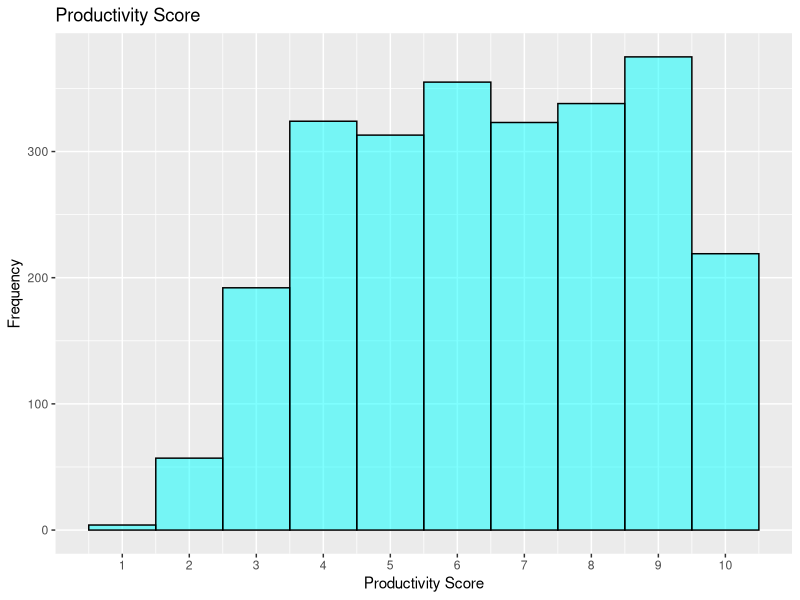
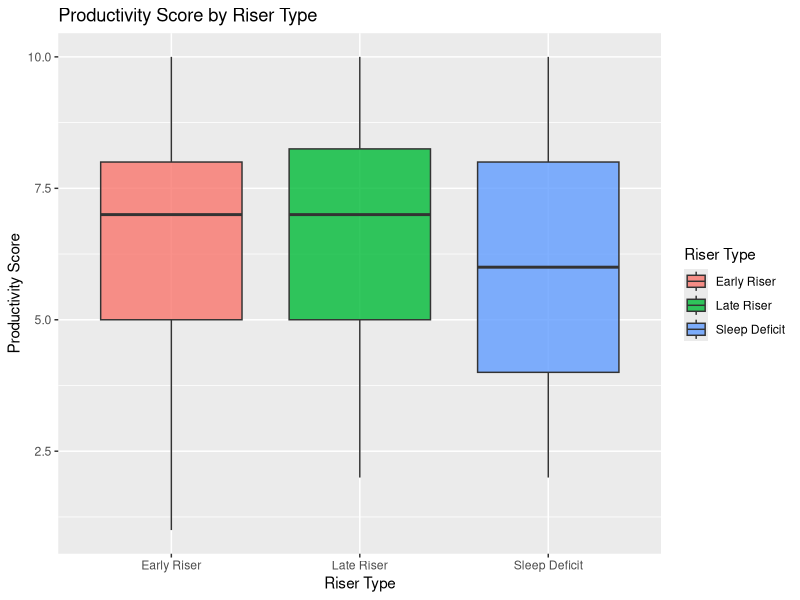
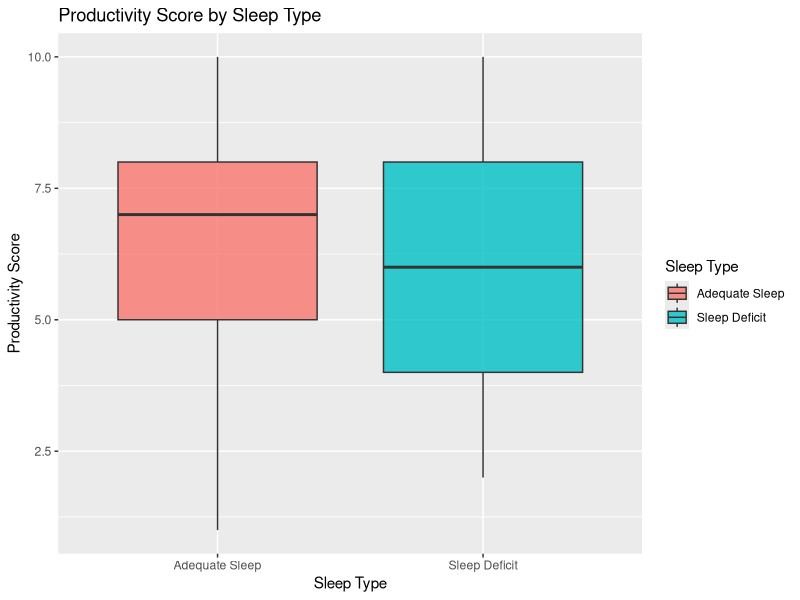
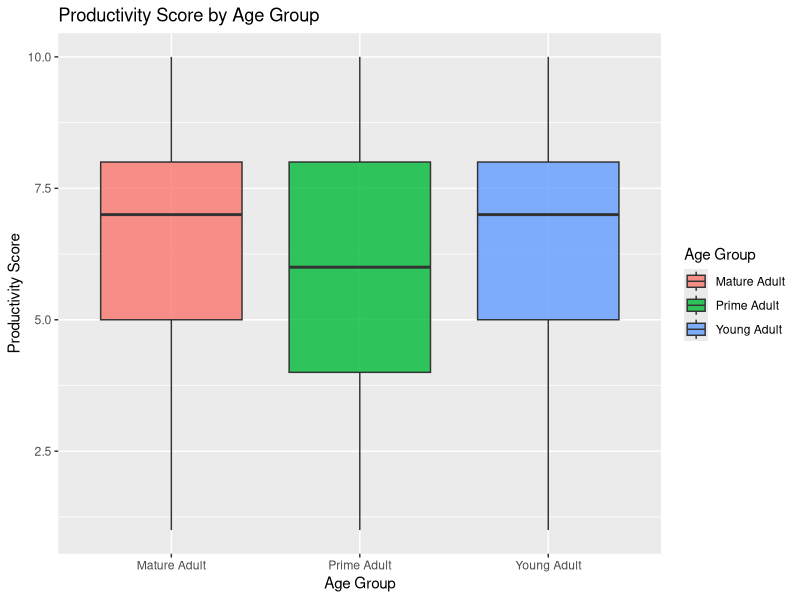

The R source for these figures, in order:
## ---- chunk 1
library(tidyverse)
library(ggplot2)
df <- read_csv("data.csv")
head(df)
## ---- chunk 2
summary(df)
str(df)
## ---- chunk 3
colSums(is.na(df))
## ---- chunk 4
df <- df %>% rename(
  "ID" = "Person_ID",
  "Sleep Start" = "Sleep Start Time",
  "Sleep End" = "Sleep End Time",
  "Sleep Hours" = "Total Sleep Hours" ,
  "Exercise Time" = "Exercise (mins/day)",
  "Caffeine" = "Caffeine Intake (mg)",
  "Screen Time" = "Screen Time Before Bed (mins)",
  "Work Hours" = "Work Hours (hrs/day)",
  "Prod Score" = "Productivity Score",
  "Mood" = "Mood Score",
  "Stress" = "Stress Level"
)
## ---- chunk 5
length(unique(df$ID))
## ---- chunk 6
counts <- table(df$ID)
counts[counts > 3]
## ---- chunk 7
df[df$ID %in% c(9989,9699),]
## ---- chunk 8
df$ID <- NULL
df$Date <- NULL
head(df)
## ---- chunk 9
ggplot(df, aes(x = `Prod Score`)) +
  geom_histogram(binwidth = 1, fill = "cyan", color = "black", alpha = 0.5) +
  scale_x_continuous(breaks = 1:10) +
  labs(
    title = "Productivity Score",
    x = "Productivity Score",
    y = "Frequency"
  )
## ---- chunk 10
df <- df %>%
  mutate(`Riser Type` = case_when(
    `Sleep Hours` < 5.5 ~ "Sleep Deficit",
    `Sleep End` < 7 ~ "Early Riser",
    TRUE ~ "Late Riser"
  ))
head(df)
## ---- chunk 11
library(ggplot2)

# Create the boxplot
ggplot(df, aes(x = `Riser Type`, y = `Prod Score`, fill = `Riser Type`)) +
  geom_boxplot(alpha = 0.8) +
  labs(title = "Productivity Score by Riser Type",
       x = "Riser Type",
       y = "Productivity Score")
## ---- chunk 12
#extracting data
early_riser_data <- df[df$`Riser Type` == "Early Riser", "Prod Score"]
late_riser_data <- df[df$`Riser Type` == "Late Riser", "Prod Score"]

# Run t-test
t_test_result <- t.test(early_riser_data, late_riser_data)

# Print the result
print(t_test_result)
## ---- chunk 13
df <- df %>%
  mutate(`Sleep Type` = case_when(
    `Sleep Hours` < 5.5 ~ "Sleep Deficit",
    TRUE ~ "Adequate Sleep"
  ))
head(df)
## ---- chunk 14
# Create the boxplot
ggplot(df, aes(x = `Sleep Type`, y = `Prod Score`, fill = `Sleep Type`)) +
  geom_boxplot(alpha = 0.8) +
  labs(title = "Productivity Score by Sleep Type",
       x = "Sleep Type",
       y = "Productivity Score")
## ---- chunk 15
#extracting data
adq_sleep_data <- df[df$`Sleep Type` == "Adequate Sleep", "Prod Score"]
sleep_deficit_data <- df[df$`Sleep Type` == "Sleep Deficit", "Prod Score"]
print("Variance in adequate Sleep Data:")
var(adq_sleep_data$`Prod Score`)
print("Variance in Sleep deficit Data:", var(sleep_deficit_data$`Prod Score`))
var(sleep_deficit_data$`Prod Score`)
## ---- chunk 16
# Run t-test
t_test_result <- t.test(adq_sleep_data, sleep_deficit_data)

# Print the result
print(t_test_result)
## ---- chunk 17
df <- df %>%
  mutate(`Age Group` = case_when(
    `Age` <= 32 ~ "Young Adult",
    `Age` <= 46 ~ "Prime Adult",
    TRUE ~ "Mature Adult"
  ))
head(df)
## ---- chunk 18
# Create the boxplot
ggplot(df, aes(x = `Age Group`, y = `Prod Score`, fill = `Age Group`)) +
  geom_boxplot(alpha = 0.8) +
  labs(title = "Productivity Score by Age Group",
       x = "Age Group",
       y = "Productivity Score")
## ---- chunk 19
anova_result <- aov(`Prod Score` ~ `Age Group`, data = df)
summary(anova_result)
